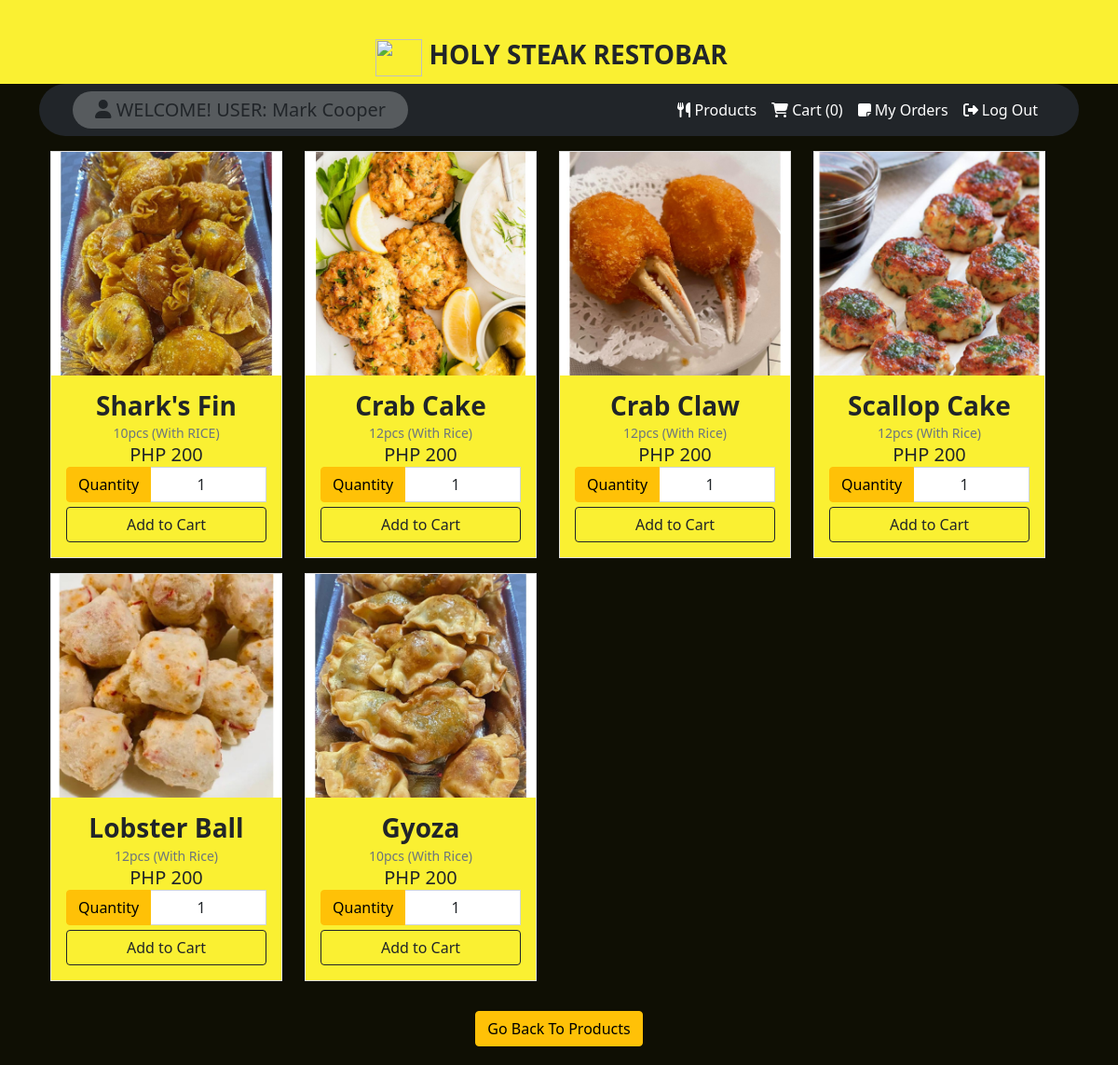
/appetizers.php (signed in), run on the app's committed database.
### tables this page shows
CREATE TABLE `food_appetizers` (
  `id` int(30) NOT NULL,
  `name` varchar(30) NOT NULL,
  `price` int(30) NOT NULL,
  `description` varchar(200) NOT NULL,
  `images` varchar(200) NOT NULL,
  `status` varchar(10) NOT NULL DEFAULT 'ENABLE'
);

### class/appetizers.php (called while the page is built)
<?php
class Food {
	private $foodItemsTable = 'food_appetizers';
	private $conn;
	public function __construct($db){
        $this->conn = $db;
    }
	public function itemsList(){
		$stmt = $this->conn->prepare("SELECT id, name, price, description, images, status FROM ".$this->foodItemsTable);
		$stmt->execute();
		$result = $stmt->get_result();
		return $result;
	}
}
?>

### appetizers.php (the view, shortened to what this page needs)
<?php
include_once 'config/Database.php';
include_once 'class/appetizers.php';
$database = new Database();
$db = $database->getConnection();
$food = new Food($db);
include('inc/header.php');
?>
<link rel="stylesheet" type = "text/css" href ="css/foods.css">
<?php include('inc/container.php');?>
<div class="content">
	<div class="container-fluid">
		<div class='row'>
        <?php include('top_menu.php'); ?>
		</div>
			<div class='row my-3'>
			<?php
			$result = $food->itemsList();
			$count=0;
			while ($item = $result->fetch_assoc()) {
			if ($count == 0) {
				echo "<div class='row'>";
			}
			?>
				<div class="col-lg-3 col-md-4 col-sm-6 col-xs-12 mb-3 food-item">
					<form method="post" action="cart.php?action=add&id=<?php echo $item["id"]; ?>">
						<div class="card rounded-0" align="center";>
							<div class="food-img-holder position-relative overflow-hidden">
							<img src="<?php echo $item["images"]; ?>" class="img-top">
							</div>
							<div class="card-body" style=background-color:#faf032;>
								<div class="lh-5">
									<div class="card-title fw-bold h5 mb-0 fs-3"><?php echo $item["name"]; ?></div>
									<div class="card-description text-muted"><small><?php echo $item["description"]; ?></small></div>
									<div><small class="card-description text-success h5 mb-0 text-dark" >PHP <?php echo $item["price"]; ?></small></div>
									<div class="d-grid">
									<div class="input-group input-sm">
										<span class="btn btn-warning">Quantity</span>
										<input type="number" class="form-control rounded-0 text-center" id="quantity" name="quantity" value="1" required="required">
									</div>
									<input type="submit" name="add" style="margin-top:5px;" class="btn btn-outline-dark" value="Add to Cart">
									</div>
								</div>
							</div>
						</div>
					</form>
				</div>
			<?php
			$count++;
			if($count==4)
			{
			  echo "</div>";
			  $count=0;
			}
			}
			?>
			</div>
    </div>
		<div class ="picture">
                        <center><a href="product.php" type="button" class="btn btn-warning ">Go Back To Products</a>
            </div>
<?php include('inc/footer.php');?>

### css/foods.css (style rules this page uses)
.food-img-holder { width: 100%; height: 15em; }
.food-img-holder>img { width: 100%; height: 100%; object-fit: cover; object-position: center center; transition: all .3s ease-in-out; }

### inc/header.php (style rules this page uses)
body { background-color:#0f0f04; }

### appetizers.php (style rules this page uses)
.food-img-holder { width:100%; height:25; }
.food-img-holder>img { width:100%; height:100%; object-fit:cover; object-position:center center; }

### inc/container.php (style rules this page uses)
body { background-color:#0f0f04; }

### data on the page
food_appetizers: images (picture), name "Shark's Fin", description "10pcs (With RICE)", price "200"
food_appetizers: images (picture), name "Crab Cake", description "12pcs (With Rice)", price "200"
food_appetizers: images (picture), name "Crab Claw", description "12pcs (With Rice)", price "200"
food_appetizers: images (picture), name "Scallop Cake", description "12pcs (With Rice)", price "200"
food_appetizers: images (picture), name "Lobster Ball", description "12pcs (With Rice)", price "200"
food_appetizers: images (picture), name "Gyoza", description "10pcs (With Rice)", price "200"

### other printed values
$_SESSION["name"] "Mark Cooper"
